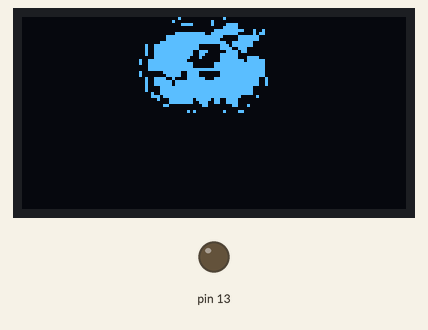
Recording of a sketch running on a simulated Arduino Uno, built with avr-gcc and run on an emulated ATmega328P. Shown: 128×64 one-colour display, output pins drawn as LEDs (lit = HIGH).

Above: at 0.1 s.

The sketch:

exemplo.ino
```cpp
#include <Adafruit_GFX.h>
#include <Adafruit_SSD1306.h>

//Define e configura display
#define OLED_RESET -1
Adafruit_SSD1306 display(OLED_RESET);

const unsigned char logo [] PROGMEM = {
0x00, 0x00, 0x00, 0x00, 0x00, 0x00, 0x08, 0x00, 0x10, 0x00, 0x00, 0x00, 0x00, 0x00, 0x00, 0x00,
0x00, 0x00, 0x00, 0x00, 0x00, 0x00, 0x20, 0x01, 0x00, 0x00, 0x00, 0x00, 0x00, 0x00, 0x00, 0x00,
0x00, 0x00, 0x00, 0x00, 0x00, 0x00, 0x07, 0x81, 0x0f, 0x00, 0x00, 0x00, 0x00, 0x00, 0x00, 0x00,
0x00, 0x00, 0x00, 0x00, 0x00, 0x00, 0x00, 0x00, 0x1f, 0x00, 0x00, 0x00, 0x00, 0x00, 0x00, 0x00,
0x00, 0x00, 0x00, 0x00, 0x00, 0x00, 0x00, 0x00, 0xff, 0xc4, 0x80, 0x00, 0x00, 0x00, 0x00, 0x00,
0x00, 0x00, 0x00, 0x00, 0x00, 0x00, 0x1f, 0xf9, 0xff, 0x05, 0x80, 0x00, 0x00, 0x00, 0x00, 0x00,
0x00, 0x00, 0x00, 0x00, 0x00, 0x00, 0xff, 0xff, 0xe0, 0xfe, 0x00, 0x00, 0x00, 0x00, 0x00, 0x00,
0x00, 0x00, 0x00, 0x00, 0x00, 0x00, 0xff, 0xff, 0xc0, 0xfe, 0x00, 0x00, 0x00, 0x00, 0x00, 0x00,
0x00, 0x00, 0x00, 0x00, 0x00, 0x03, 0xff, 0xff, 0xf3, 0xf8, 0x00, 0x00, 0x00, 0x00, 0x00, 0x00,
0x00, 0x00, 0x00, 0x00, 0x00, 0x4f, 0xff, 0xe0, 0x3b, 0xf8, 0x00, 0x00, 0x00, 0x00, 0x00, 0x00,
0x00, 0x00, 0x00, 0x00, 0x00, 0x4f, 0xff, 0xe0, 0x3c, 0xe0, 0x00, 0x00, 0x00, 0x00, 0x00, 0x00,
0x00, 0x00, 0x00, 0x00, 0x00, 0x4f, 0xff, 0x9c, 0x0f, 0x60, 0x00, 0x00, 0x00, 0x00, 0x00, 0x00,
0x00, 0x00, 0x00, 0x00, 0x00, 0x4f, 0xff, 0x98, 0x3f, 0x00, 0x00, 0x00, 0x00, 0x00, 0x00, 0x00,
0x00, 0x00, 0x00, 0x00, 0x00, 0x0f, 0xff, 0x10, 0x3f, 0x1e, 0x00, 0x00, 0x00, 0x00, 0x00, 0x00,
0x00, 0x00, 0x00, 0x00, 0x01, 0x3f, 0xfe, 0x00, 0x3f, 0xdf, 0x80, 0x00, 0x00, 0x00, 0x00, 0x00,
0x00, 0x00, 0x00, 0x00, 0x01, 0x3f, 0xff, 0x80, 0xff, 0xff, 0x80, 0x00, 0x00, 0x00, 0x00, 0x00,
0x00, 0x00, 0x00, 0x00, 0x00, 0x3f, 0xff, 0x80, 0xff, 0xff, 0x80, 0x00, 0x00, 0x00, 0x00, 0x00,
0x00, 0x00, 0x00, 0x00, 0x00, 0x3f, 0xff, 0xff, 0xff, 0xff, 0x80, 0x00, 0x00, 0x00, 0x00, 0x00,
0x00, 0x00, 0x00, 0x00, 0x01, 0x01, 0xf9, 0xe0, 0x3f, 0xff, 0x80, 0x00, 0x00, 0x00, 0x00, 0x00,
0x00, 0x00, 0x00, 0x00, 0x01, 0x00, 0xf9, 0xe0, 0x3f, 0xff, 0x80, 0x00, 0x00, 0x00, 0x00, 0x00,
0x00, 0x00, 0x00, 0x00, 0x00, 0x4f, 0x21, 0xf8, 0xff, 0xfe, 0x40, 0x00, 0x00, 0x00, 0x00, 0x00,
0x00, 0x00, 0x00, 0x00, 0x00, 0x4f, 0xdf, 0xff, 0xff, 0xfe, 0x40, 0x00, 0x00, 0x00, 0x00, 0x00,
0x00, 0x00, 0x00, 0x00, 0x00, 0x4f, 0xdf, 0xff, 0xff, 0xfe, 0x40, 0x00, 0x00, 0x00, 0x00, 0x00,
0x00, 0x00, 0x00, 0x00, 0x00, 0x43, 0xff, 0xff, 0xff, 0xf8, 0x00, 0x00, 0x00, 0x00, 0x00, 0x00,
0x00, 0x00, 0x00, 0x00, 0x00, 0x43, 0xff, 0xff, 0xff, 0xf8, 0x00, 0x00, 0x00, 0x00, 0x00, 0x00,
0x00, 0x00, 0x00, 0x00, 0x00, 0x13, 0xff, 0xff, 0xff, 0xf8, 0x00, 0x00, 0x00, 0x00, 0x00, 0x00,
0x00, 0x00, 0x00, 0x00, 0x00, 0x1d, 0xff, 0xff, 0xff, 0x82, 0x00, 0x00, 0x00, 0x00, 0x00, 0x00,
0x00, 0x00, 0x00, 0x00, 0x00, 0x04, 0x7f, 0xbe, 0xcf, 0x00, 0x00, 0x00, 0x00, 0x00, 0x00, 0x00,
0x00, 0x00, 0x00, 0x00, 0x00, 0x00, 0x7f, 0x9c, 0xcf, 0x00, 0x00, 0x00, 0x00, 0x00, 0x00, 0x00,
0x00, 0x00, 0x00, 0x00, 0x00, 0x01, 0x80, 0x0c, 0x03, 0x10, 0x00, 0x00, 0x00, 0x00, 0x00, 0x00,
0x00, 0x00, 0x00, 0x00, 0x00, 0x00, 0x00, 0x00, 0x00, 0x00, 0x00, 0x00, 0x00, 0x00, 0x00, 0x00,
0x00, 0x00, 0x00, 0x00, 0x00, 0x00, 0x01, 0x40, 0x10, 0xc0, 0x00, 0x00, 0x00, 0x00, 0x00, 0x00
};

void setup() {
  //Inicializa I2c
  pinMode(13, OUTPUT);
  Wire.begin();

  // Inicializa Display no endereço 0x3c do I2C

  display.begin(SSD1306_SWITCHCAPVCC, 0x3c);

}

void loop() {
  // Apaga display
  //digitalWrite(13, HIGH);
  //display.clearDisplay();

  //configura cor
 // display.setTextColor(WHITE);

  //configura fonte
 // display.setTextSize(1);

  //Imprime texto
 // display.setCursor(0,0);
 // display.print("Hello World");

 // display.setCursor(0,10);
 // display.print("bom dia");

 // display.drawLine(0,31,128,31, SSD1306_WHITE);
//digitalWrite(13, HIGH);

  //image 1
  display.clearDisplay();
  display.drawBitmap(0, 0, logo, 128, 32, WHITE);


  display.display();

}
```
